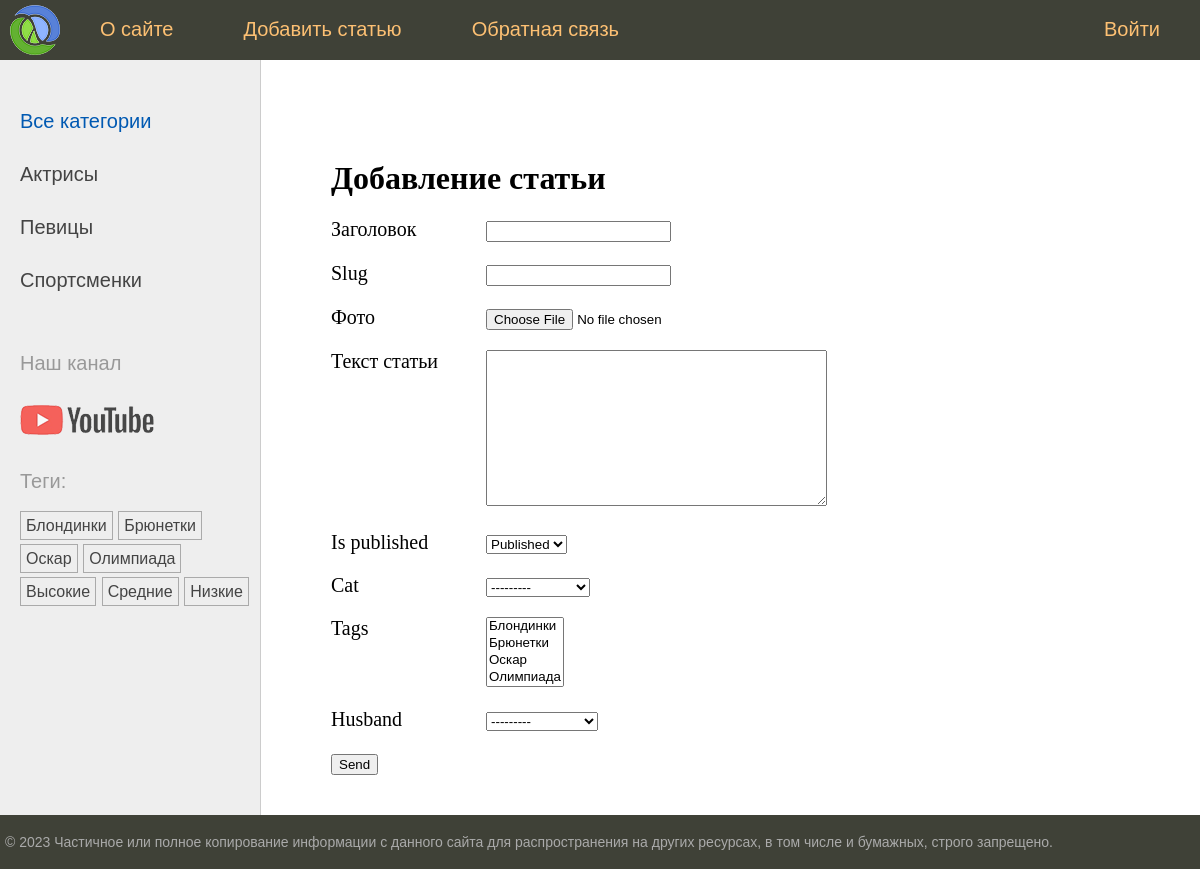
The page /addpage/ on the database its author committed.
### women/models.py (models this page shows)
class Category(models.Model):
    name = models.CharField(max_length=100, db_index=True)
    slug = models.SlugField(max_length=255, unique=True, db_index=True)
    def __str__(self):
        return self.name
    def get_absolute_url(self):
        return reverse('category', kwargs={'cat_slug': self.slug})

class TagPost(models.Model):
    tag = models.CharField(max_length=100, db_index=True)
    slug = models.SlugField(max_length=255, unique=True, db_index=True)
    def __str__(self):
        return self.tag
    def get_absolute_url(self):
        return reverse('tag', kwargs={'tag_slug': self.slug})

### women/views.py (the view)
# urls.py: path('addpage/', views.AddPage.as_view(), name='add_page'),
class AddPage(DataMixin, CreateView):
    model = Women
    template_name = 'women/add_page.html'
    fields = '__all__'
    title_page = 'Добавление статьи'

### women/models.py (called while the page is built)
    def __str__(self):
        return self.name

### women/templatetags/women_tags.py (called while the page is built)
@register.inclusion_tag('women/list_categories.html')
def show_categories(cat_selected=0):
    cats = Category.objects.all()
    return {'cats': cats, 'cat_selected': cat_selected}

@register.inclusion_tag('women/list_tags.html')
def show_all_tags():
    return {'tags': TagPost.objects.all()}

### women/templates/women/add_page.html (shortened to what this page needs)
{% extends 'base.html' %}
{% block content %}
<h1>{{title}}</h1>
<form action="" method="post" enctype="multipart/form-data">
    {% for f in form %}
    <p><label class="form-label" for="{{ f.id_for_label }}">{{ f.label }}</label>
        {{ f }}</p>
    {% endfor %}
    <p><button type="submit">Send</button> </p>
</form>
{% endblock %}

### women/templates/women/list_categories.html
{% for cat in cats %}
{% if cat.id == cat_selected %}
<li class="selected">{{cat.name}}</li>
{% else %}
<li><a href="{{ cat.get_absolute_url }}">{{cat.name}}</a></li>
{% endif %}
{% endfor %}

### women/templates/women/list_tags.html
{% if tags %}
    <p>Теги:</p>
    <ul class="tags-list">
        {% for t in  tags %}
        <li><a href="{{t.get_absolute_url}}">{{t.tag}}</a></li>
        {% endfor %}
    </ul>
{% endif %}

### women/static/women/css/styles.css (style rules this page uses)
html, body { font-family: 'Arial'; margin: 0; padding: 0; height: 100%; width: 100%; color: #444; }
a { color: #0059b2; text-decoration: none; }
.left-chapters ul { width: 230px; margin: 0; padding: 20px 10px 10px 20px; list-style: none; font-size: 20px; }
.left-chapters ul li { margin: 30px 0 0 0; color: #999; }
.left-chapters ul li a { color: #444; text-decoration: none; }
ul.tags-list { width: 100%; margin: 0; padding: 0; list-style: none; }
ul.tags-list li { margin: 0; padding: 0 0 10px; display: inline-block; }
ul.tags-list li a { padding: 5px; font-size: 16px; border: 1px solid #aaa; }
.content-text h1 { font-size: 32px; }
.form-label { display: inline-block; min-width: 150px; vertical-align: top; }

### rows shown on the page
Category: name "Актрисы"
Category: name "Певицы"
Category: name "Спортсменки"
TagPost: tag "Блондинки"
TagPost: tag "Брюнетки"
TagPost: tag "Оскар"
TagPost: tag "Олимпиада"
TagPost: tag "Высокие"
TagPost: tag "Средние"
TagPost: tag "Низкие"

### other values the page prints
{{ m.title }} "О сайте" "Добавить статью" "Обратная связь" "Войти"
{{ title }} "Добавление статьи"
{{ f.label }} "Заголовок" "Slug" "Фото" "Текст статьи" "Is published" "Cat" "Tags" "Husband"
